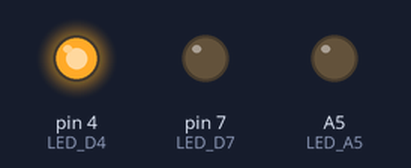
A sketch run on a simulated Arduino Uno, built with avr-gcc and run on an emulated ATmega328P. On the bench: output pins drawn as LEDs (lit = HIGH).

Above: at 0.05 s.
At 1.45 s:
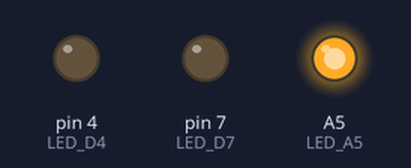
At 2.85 s:
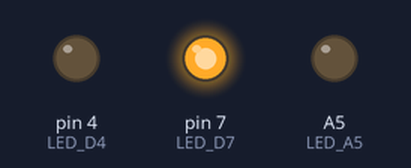
Timing chart, 0 to 3.1 s (numbered marks = the images above):
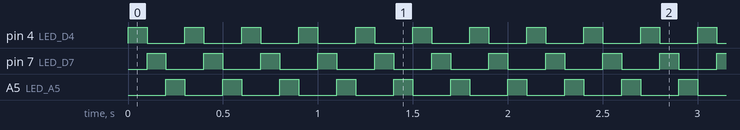

The sketch:

malti_led.ino
```cpp
/*
 複数のLEDを点滅させる

 アナログ入力ピンはデジタル出力として使うこともできる
 */

#define LED_D4 4
#define LED_D7 7
#define LED_A5 A5
#define LED_COUNT 3

#define UInt8 short

static const UInt8 LED_LISTS[] = {
    LED_D4,
    LED_D7,
    LED_A5,
};

void setup()
{
    pinMode(LED_D4, OUTPUT);
    pinMode(LED_D7, OUTPUT);
    pinMode(LED_A5, OUTPUT);
}

void loop()
{
    static UInt8 FrameIndex = 0;
    UInt8 ListIndex;

    ListIndex = FrameIndex % LED_COUNT;

    digitalWrite(LED_LISTS[ListIndex], HIGH);
    delay(100);
    digitalWrite(LED_LISTS[ListIndex], LOW);

    FrameIndex++;
}
```

Measured:
- by itself, pin 4 (LED_D4), pin 7 (LED_D7), A5 (LED_A5): alternates HIGH for 0.10 s and LOW for 0.20 s
